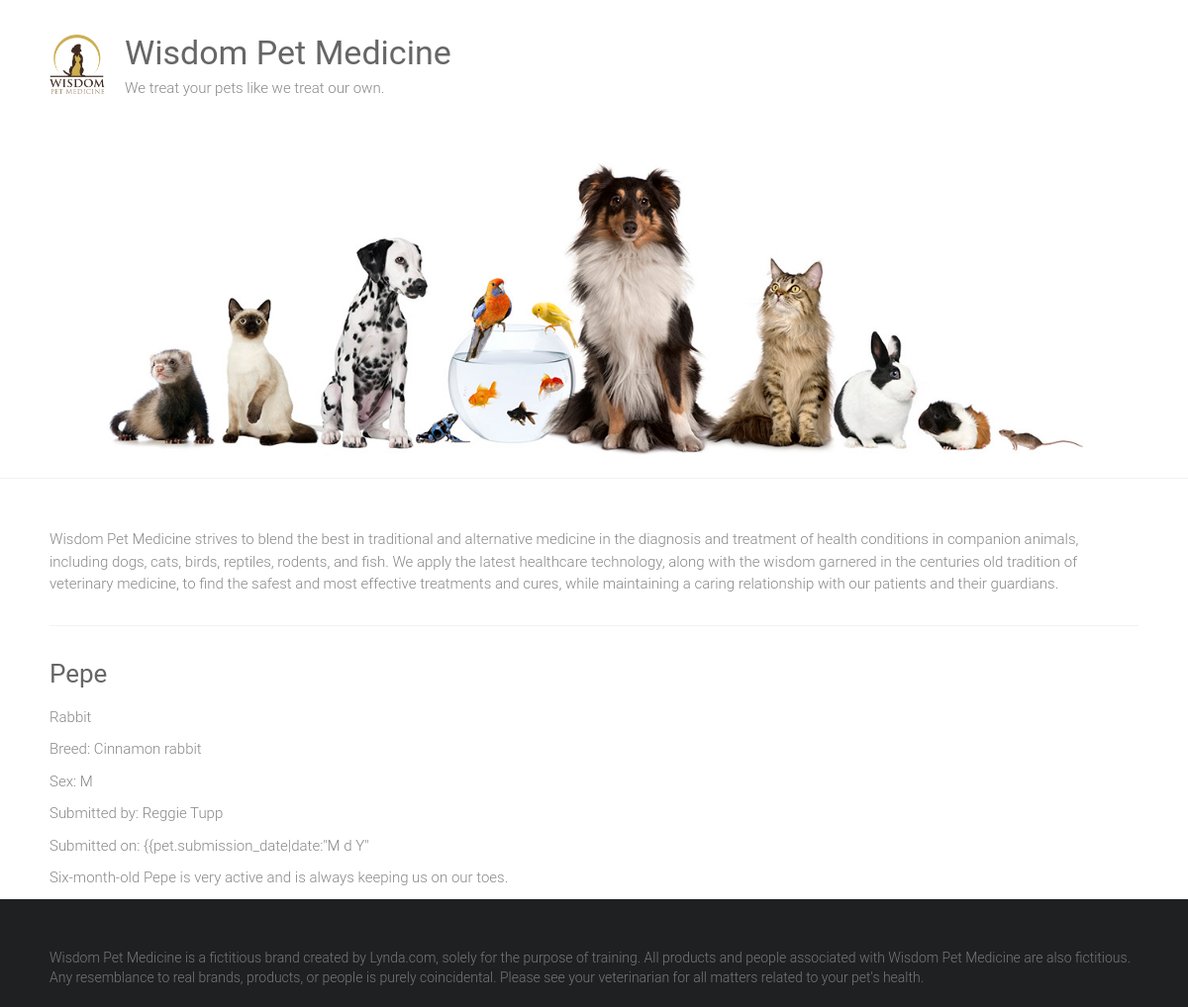
Page /adoptions/1/ on the committed database.
### adoptions/models.py (models this page shows)
class Pet(models.Model):
  SEX_CHOICES = [('M', 'Male'), ('F', 'Female')]
  name = models.CharField(max_length=100)
  submitter = models.CharField(max_length=100)
  species = models.CharField(max_length=30)
  breed = models.CharField(max_length=30, blank = True)
  description = models.TextField()
  sex = models.CharField(choices=SEX_CHOICES, max_length=1, blank=True)
  submission_date = models.DateTimeField()
  age = models.IntegerField(null=True)
  vaccinations = models.ManyToManyField('Vaccine', blank=True)

### adoptions/views.py (the view)
# urls.py: path('adoptions/<int:id>/', views.pet_detail, name='pet_detail'),
def pet_detail(request, id):
  try:
    pet = Pet.objects.get(id=id)
  except Pet.DoesNotExist:
    raise Http404('Pet not found')
  return render(request, 'pet_detail.html', {'pet': pet})

### adoptions/templates/pet_detail.html (shortened to what this page needs)
{% extends "base.html" %}
{% block content %}
<div>
  <h3>{{ pet.name|capfirst }}</h3>
  <p>{{ pet.species }}</p>
    {% if pet.breed %}
      <p>Breed: {{ pet.breed }}</p>
    {% endif %}
    {% if pet.sex %}
      <p>Sex: {{ pet.sex }}</p>
    {% endif %}
    <p>Submitted by: {{ pet.submitter }}</p>
    <p>Submitted on: {{pet.submission_date|date:"M d Y"</p>
    <p>{{ pet.description }}</p>
</div>
{% endblock %}

### static/style.css (style rules this page uses)
html, body, div, span, applet, object, iframe, h1, h2, h3, h4, h5, h6, p, blockquote, pre, a, abbr, acronym, address, big, cite, code, del, dfn, em, font, ins, kbd, q, s, samp, small, strike, strong, sub, sup, tt, var, dl, dt, dd, ol, ul, li, fieldset, form, label, legend, table, caption, tbody, tfoot, thead, tr, th, td { border: 0; font: inherit; font-size: 100%; font-style: inherit; font-weight: inherit; margin: 0; outline: 0; padding: 0; vertical-align: baseline; }
html { overflow-y: scroll; -webkit-text-size-adjust: 100%; -ms-text-size-adjust: 100%; }
h1, h2, h3, h4, h5, h6 { color: #666666; line-height: 1.4; padding-bottom: 15px; font-weight: normal; }
h3 { font-size: 26px; }
body, button, input, select, textarea { color: #888888; font-size: 15px; line-height: 1.5; font-family: 'Roboto', sans-serif; font-weight: 300; }
p { color: #888888; font-size: 15px; line-height: 1.5; margin-bottom: 15px; font-weight: 300; }
body { background: #f2f2f2; }
body { padding-top: 30px; padding-bottom: 30px; }
body.wide { padding-top: 0; padding-bottom: 0; }
.single-page p { margin-bottom: 10px; }

### rows in the picture
Pet: name "Pepe", species "Rabbit", breed "Cinnamon rabbit", sex "M", submitter "Reggie Tupp", description "Six-month-old Pepe is very active and is always keeping us on our toes."
